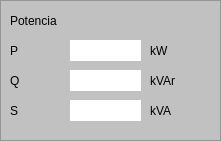
                <widget class="QFrame" name="frame_16">
                 <property name="geometry">
                  <rect>
                   <x>880</x>
                   <y>290</y>
                   <width>221</width>
                   <height>141</height>
                  </rect>
                 </property>
                 <property name="styleSheet">
                  <string notr="true">background-color: rgb(193, 193, 193);</string>
                 </property>
                 <property name="frameShape">
                  <enum>QFrame::StyledPanel</enum>
                 </property>
                 <property name="frameShadow">
                  <enum>QFrame::Raised</enum>
                 </property>
                 <widget class="QLabel" name="label_74">
                  <property name="geometry">
                   <rect>
                    <x>10</x>
                    <y>40</y>
                    <width>51</width>
                    <height>21</height>
                   </rect>
                  </property>
                  <property name="styleSheet">
                   <string notr="true">font: 10pt &quot;Segoe UI&quot;;
background-color: rgb(193, 193, 193);
color: rgb(0, 0, 0);</string>
                  </property>
                  <property name="text">
                   <string>P</string>
                  </property>
                 </widget>
                 <widget class="QLabel" name="label_75">
                  <property name="geometry">
                   <rect>
                    <x>10</x>
                    <y>70</y>
                    <width>51</width>
                    <height>21</height>
                   </rect>
                  </property>
                  <property name="styleSheet">
                   <string notr="true">font: 10pt &quot;Segoe UI&quot;;
background-color: rgb(193, 193, 193);
color: rgb(0, 0, 0);</string>
                  </property>
                  <property name="text">
                   <string>Q</string>
                  </property>
                 </widget>
                 <widget class="QLabel" name="label_76">
                  <property name="geometry">
                   <rect>
                    <x>10</x>
                    <y>100</y>
                    <width>51</width>
                    <height>21</height>
                   </rect>
                  </property>
                  <property name="styleSheet">
                   <string notr="true">font: 10pt &quot;Segoe UI&quot;;
background-color: rgb(193, 193, 193);
color: rgb(0, 0, 0);</string>
                  </property>
                  <property name="text">
                   <string>S</string>
                  </property>
                 </widget>
                 <widget class="QLabel" name="label_77">
                  <property name="geometry">
                   <rect>
                    <x>10</x>
                    <y>10</y>
                    <width>121</width>
                    <height>21</height>
                   </rect>
                  </property>
                  <property name="styleSheet">
                   <string notr="true">font: 10pt &quot;Segoe UI&quot;;
background-color: rgb(193, 193, 193);
color: rgb(0, 0, 0);</string>
                  </property>
                  <property name="text">
                   <string>Potencia</string>
                  </property>
                 </widget>
                 <widget class="QLabel" name="label_78">
                  <property name="geometry">
                   <rect>
                    <x>150</x>
                    <y>40</y>
                    <width>31</width>
                    <height>21</height>
                   </rect>
                  </property>
                  <property name="styleSheet">
                   <string notr="true">background-color: rgb(193, 193, 193);
color: rgb(0, 0, 0);
font: 700 14pt &quot;Segoe UI&quot;;</string>
                  </property>
                  <property name="text">
                   <string>kW</string>
                  </property>
                 </widget>
                 <widget class="QLabel" name="lineEdit_33">
                  <property name="geometry">
                   <rect>
                    <x>70</x>
                    <y>40</y>
                    <width>71</width>
                    <height>21</height>
                   </rect>
                  </property>
                  <property name="styleSheet">
                   <string notr="true">background-color: rgb(255, 255, 255);
color: rgb(0, 0, 0);
font: 10pt &quot;Segoe UI&quot;;</string>
                  </property>
                  <property name="text">
                   <string/>
                  </property>
                 </widget>
                 <widget class="QLabel" name="lineEdit_34">
                  <property name="geometry">
                   <rect>
                    <x>70</x>
                    <y>70</y>
                    <width>71</width>
                    <height>21</height>
                   </rect>
                  </property>
                  <property name="styleSheet">
                   <string notr="true">background-color: rgb(255, 255, 255);
color: rgb(0, 0, 0);
font: 10pt &quot;Segoe UI&quot;;</string>
                  </property>
                  <property name="text">
                   <string/>
                  </property>
                 </widget>
                 <widget class="QLabel" name="lineEdit_35">
                  <property name="geometry">
                   <rect>
                    <x>70</x>
                    <y>100</y>
                    <width>71</width>
                    <height>21</height>
                   </rect>
                  </property>
                  <property name="styleSheet">
                   <string notr="true">background-color: rgb(255, 255, 255);
color: rgb(0, 0, 0);
font: 10pt &quot;Segoe UI&quot;;</string>
                  </property>
                  <property name="text">
                   <string/>
                  </property>
                 </widget>
                 <widget class="QLabel" name="label_79">
                  <property name="geometry">
                   <rect>
                    <x>150</x>
                    <y>70</y>
                    <width>51</width>
                    <height>21</height>
                   </rect>
                  </property>
                  <property name="styleSheet">
                   <string notr="true">background-color: rgb(193, 193, 193);
color: rgb(0, 0, 0);
font: 700 14pt &quot;Segoe UI&quot;;</string>
                  </property>
                  <property name="text">
                   <string>kVAr</string>
                  </property>
                 </widget>
                 <widget class="QLabel" name="label_80">
                  <property name="geometry">
                   <rect>
                    <x>150</x>
                    <y>100</y>
                    <width>41</width>
                    <height>21</height>
                   </rect>
                  </property>
                  <property name="styleSheet">
                   <string notr="true">background-color: rgb(193, 193, 193);
color: rgb(0, 0, 0);
font: 700 14pt &quot;Segoe UI&quot;;</string>
                  </property>
                  <property name="text">
                   <string>kVA</string>
                  </property>
                 </widget>
                </widget>
